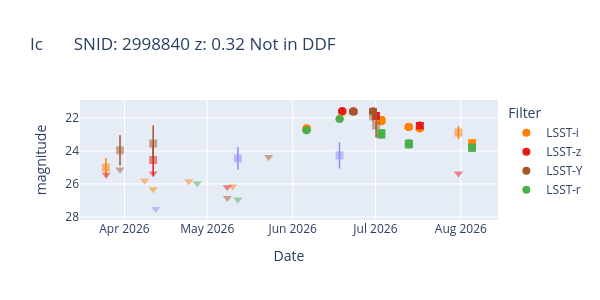

The code cell stored with this chart in its notebook:
### Code cell
print("Plotting light curves for each SN type with >5 photometric points...")
print("Circles = SNR > 5, Squares = 1 < SNR < 5, Triangles = SNR < 1")
plot_lc_plotly(df_phot, df_header, idx, inmag=True, convert_date=True)

### Figure 1 — Plotly figure (JSON) as saved in the notebook; plotly's stock layout.template omitted (floating-point values rounded to 4 significant figures)
{"data": [{"error_y": {"array": [0.06353, 0.04438, 0.1038, 0.09191, 0.07151, 0.08233, 0.1024, 0.194], "type": "data", "visible": true}, "marker": {"color": "#ff7f00", "opacity": 1, "size": 8, "symbol": "circle"}, "mode": "markers", "name": "LSST-i", "showlegend": true, "type": "scatter", "x": ["2026-06-06T01:14:44.159999879", "2026-06-18T22:58:30.720000164", "2026-07-03T03:45:47.519999740", "2026-07-03T03:48:23.040000216", "2026-07-13T02:10:19.199999861", "2026-07-13T02:11:02.400000025", "2026-07-17T01:53:02.400000285", "2026-08-05T01:24:40.319999904"], "y": [22.62, 21.63, 22.19, 22.11, 22.55, 22.54, 22.63, 23.55]}, {"error_y": {"array": [0.5417, 0.351], "thickness": 1.5, "type": "data", "visible": true, "width": 0.5}, "marker": {"color": "#ff7f00", "opacity": 0.5, "size": 8, "symbol": "square"}, "mode": "markers", "showlegend": false, "type": "scatter", "x": ["2026-03-25T06:22:01.919999922", "2026-07-31T02:18:48.960000190"], "y": [25.01, 22.89]}, {"marker": {"color": "#ff7f00", "opacity": 0.5, "size": 8, "symbol": "triangle-down"}, "mode": "markers", "showlegend": false, "type": "scatter", "x": ["2026-04-08T08:45:10.079999853", "2026-04-11T09:18:25.919999723", "2026-04-24T07:30:43.200000164", "2026-05-10T06:21:01.440000190"], "y": [25.81, 26.32, 25.84, 26.16]}, {"error_y": {"array": [0.05007, 0.05469, 0.1747, 0.157], "type": "data", "visible": true}, "marker": {"color": "#e41a1c", "opacity": 1, "size": 8, "symbol": "circle"}, "mode": "markers", "name": "LSST-z", "showlegend": true, "type": "scatter", "x": ["2026-06-18T23:14:38.400000233", "2026-06-22T23:52:04.800000060", "2026-07-01T05:07:00.479999853", "2026-07-17T02:28:01.920000051"], "y": [21.57, 21.58, 21.87, 22.46]}, {"error_y": {"array": [0.9146], "thickness": 1.5, "type": "data", "visible": true, "width": 0.5}, "marker": {"color": "#e41a1c", "opacity": 0.5, "size": 8, "symbol": "square"}, "mode": "markers", "showlegend": false, "type": "scatter", "x": ["2026-04-11T09:40:53.760000250"], "y": [24.55]}, {"marker": {"color": "#e41a1c", "opacity": 0.5, "size": 8, "symbol": "triangle-down"}, "mode": "markers", "showlegend": false, "type": "scatter", "x": ["2026-03-25T09:09:04.320000077", "2026-04-11T09:35:08.160000181", "2026-05-08T07:06:57.599999714", "2026-07-31T02:53:39.840000172"], "y": [25.45, 25.36, 26.2, 25.36]}, {"error_y": {"array": [0.1039, 0.1236], "type": "data", "visible": true}, "marker": {"color": "#a65628", "opacity": 1, "size": 8, "symbol": "circle"}, "mode": "markers", "name": "LSST-Y", "showlegend": true, "type": "scatter", "x": ["2026-06-23T00:27:47.519999991", "2026-06-30T03:12:05.759999896"], "y": [21.63, 21.59]}, {"error_y": {"array": [0.8805, 1.063, 0.2864, 0.7267], "thickness": 1.5, "type": "data", "visible": true, "width": 0.5}, "marker": {"color": "#a65628", "opacity": 0.5, "size": 8, "symbol": "square"}, "mode": "markers", "showlegend": false, "type": "scatter", "x": ["2026-03-30T09:10:39.360000190", "2026-04-11T09:57:36.000000077", "2026-06-30T03:45:04.320000207", "2026-07-01T05:42:25.920000224"], "y": [23.96, 23.55, 21.89, 22.45]}, {"marker": {"color": "#a65628", "opacity": 0.5, "size": 8, "symbol": "triangle-down"}, "mode": "markers", "showlegend": false, "type": "scatter", "x": ["2026-03-30T08:55:49.440000043", "2026-05-08T07:41:48.479999706", "2026-05-23T06:21:18.719999758"], "y": [25.12, 26.86, 24.37]}, {"error_y": {"array": [], "type": "data", "visible": true}, "marker": {"color": "#8c8cff", "opacity": 1, "size": 8, "symbol": "circle"}, "mode": "markers", "name": "LSST-u", "showlegend": true, "type": "scatter", "x": [], "y": []}, {"error_y": {"array": [0.6417, 0.76], "thickness": 1.5, "type": "data", "visible": true, "width": 0.5}, "marker": {"color": "#8c8cff", "opacity": 0.5, "size": 8, "symbol": "square"}, "mode": "markers", "showlegend": false, "type": "scatter", "x": ["2026-05-12T03:09:21.600000267", "2026-06-17T23:36:05.759999766"], "y": [24.45, 24.27]}, {"marker": {"color": "#8c8cff", "opacity": 0.5, "size": 8, "symbol": "triangle-down"}, "mode": "markers", "showlegend": false, "type": "scatter", "x": ["2026-04-12T08:25:52.320000181"], "y": [27.52]}, {"error_y": {"array": [0.05694, 0.0363, 0.1772, 0.1666, 0.1636, 0.1575, 0.1837], "type": "data", "visible": true}, "marker": {"color": "#4daf4a", "opacity": 1, "size": 8, "symbol": "circle"}, "mode": "markers", "name": "LSST-r", "showlegend": true, "type": "scatter", "x": ["2026-06-06T00:39:44.640000112", "2026-06-18T00:13:58.080000198", "2026-07-03T03:11:05.280000164", "2026-07-03T03:13:40.800000008", "2026-07-13T02:45:01.440000069", "2026-07-13T02:45:44.640000233", "2026-08-05T00:49:40.800000138"], "y": [22.75, 22.06, 23.0, 22.9, 23.61, 23.54, 23.8]}, {"error_y": {"array": [], "thickness": 1.5, "type": "data", "visible": true, "width": 0.5}, "marker": {"color": "#4daf4a", "opacity": 0.5, "size": 8, "symbol": "square"}, "mode": "markers", "showlegend": false, "type": "scatter", "x": [], "y": []}, {"marker": {"color": "#4daf4a", "opacity": 0.5, "size": 8, "symbol": "triangle-down"}, "mode": "markers", "showlegend": false, "type": "scatter", "x": ["2026-04-27T08:29:28.319999749", "2026-05-12T02:37:06.240000129"], "y": [25.96, 26.95]}], "layout": {"height": 300, "legend": {"title": {"text": "Filter"}}, "title": {"text": "Ic       SNID: 2998840 z: 0.32 Not in DDF"}, "width": 600, "xaxis": {"title": {"text": "Date"}}, "yaxis": {"autorange": "reversed", "title": {"text": "magnitude"}}}}
